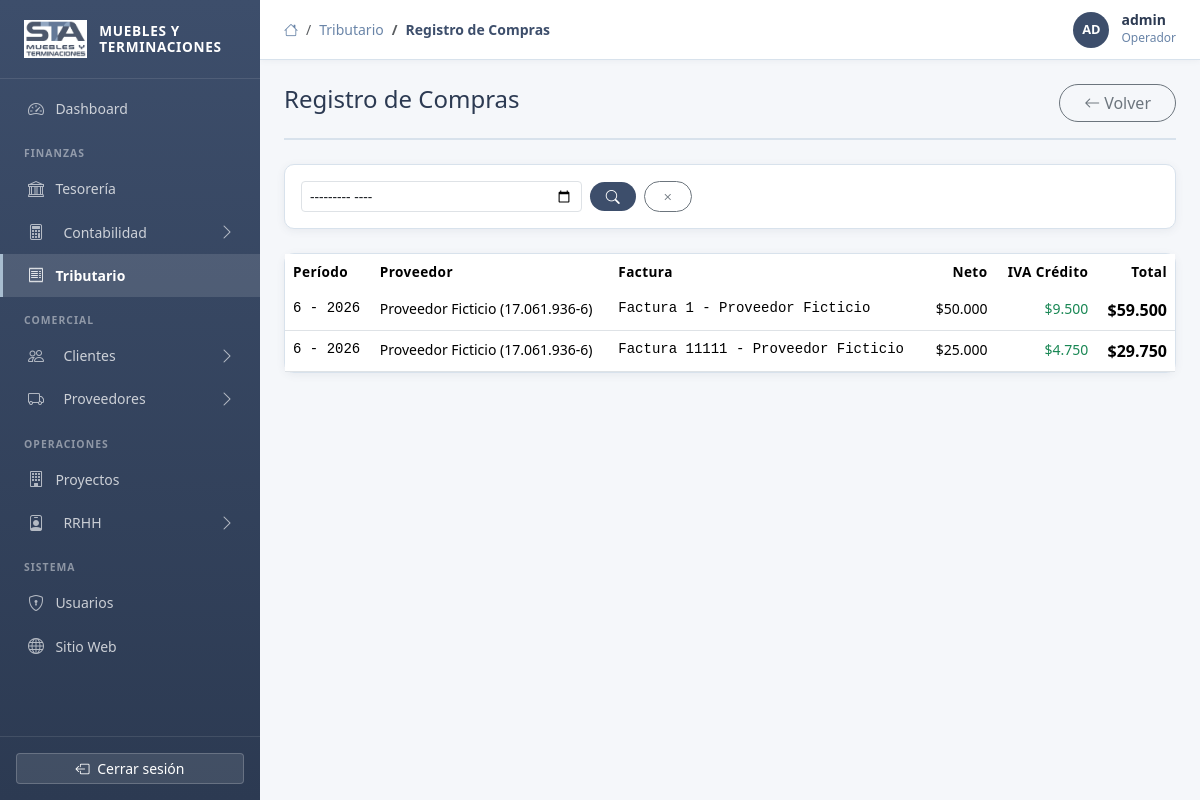
Before: /gestion/tributario/compras/ (signed in) with the older database file.
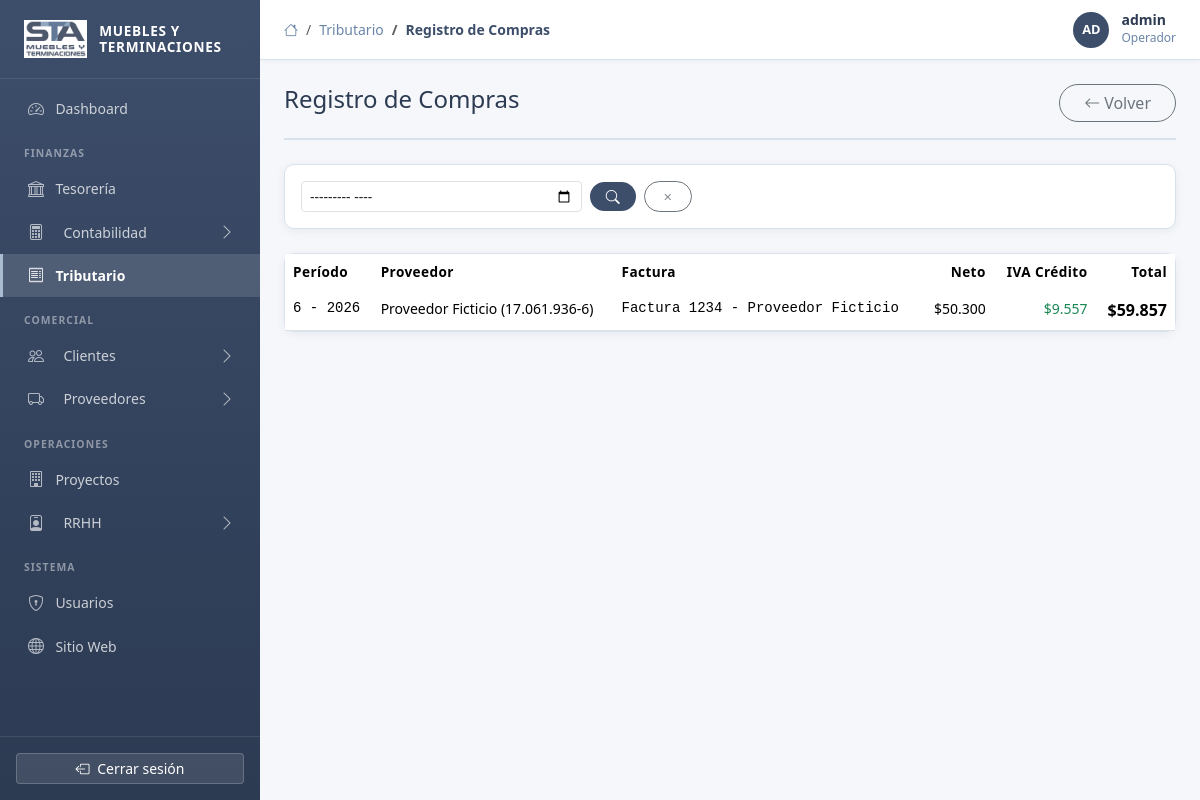
After: the same page with the newer database file.
### apps/tributario/models.py (models this page shows, shortened)
class RegistroCompra(TimeStampedModel):
    proveedor = models.ForeignKey(
        'proveedores.Proveedor', on_delete=models.PROTECT,
        verbose_name='Proveedor'
    )
    factura = models.ForeignKey(
        'proveedores.FacturaRecibida', on_delete=models.CASCADE,
        verbose_name='Factura'
    )
    periodo_mes = models.PositiveSmallIntegerField(verbose_name='Mes')
    periodo_anio = models.PositiveSmallIntegerField(verbose_name='Año')
    neto = models.DecimalField(max_digits=15, decimal_places=2, verbose_name='Neto')
    iva_credito = models.DecimalField(max_digits=15, decimal_places=2, verbose_name='IVA Crédito Fiscal')
    total = models.DecimalField(max_digits=15, decimal_places=2, verbose_name='Total')
    class Meta:
        verbose_name = 'Registro de Compra'
        verbose_name_plural = 'Registro de Compras'
        ordering = ['-periodo_anio', '-periodo_mes']

### apps/proveedores/models.py (models this page shows, shortened)
class Proveedor(TimeStampedModel):
    rut = models.CharField(
        max_length=15, unique=True, validators=[validar_rut],
        verbose_name='RUT', help_text='Formato: XX.XXX.XXX-X'
    )
    razon_social = models.CharField(max_length=200, verbose_name='Razón Social')
    giro = models.CharField(max_length=200, blank=True, verbose_name='Giro')
    direccion = models.CharField(max_length=300, blank=True, verbose_name='Dirección')
    comuna = models.CharField(max_length=100, blank=True, verbose_name='Comuna')
    ciudad = models.CharField(max_length=100, blank=True, verbose_name='Ciudad')
    telefono = models.CharField(max_length=20, blank=True, verbose_name='Teléfono')
    email = models.EmailField(blank=True, verbose_name='Email')
    contacto = models.CharField(max_length=100, blank=True, verbose_name='Nombre contacto')
    banco = models.ForeignKey(Banco, null=True, blank=True, on_delete=models.SET_NULL, verbose_name='Banco')
    tipo_cuenta = models.CharField(max_length=50, choices=TIPO_CHOICES, blank=True, verbose_name='Tipo de cuenta')
    numero_cuenta = models.CharField(max_length=30, blank=True, verbose_name='N° Cuenta bancaria')
    activo = models.BooleanField(default=True, verbose_name='Activo')
    notas = models.TextField(blank=True, verbose_name='Notas')
    class Meta:
        verbose_name = 'Proveedor'
        verbose_name_plural = 'Proveedores'
        ordering = ['razon_social']
    def __str__(self):
        return f'{self.razon_social} ({self.rut})'

class FacturaRecibida(TimeStampedModel):
    ESTADO_CHOICES = [
        ('pendiente', 'Pendiente'),
        ('pagada', 'Pagada'),
        ('vencida', 'Vencida'),
        ('anulada', 'Anulada'),
    ]
    numero = models.CharField(max_length=20, verbose_name='N° Factura')
    fecha_emision = models.DateField(verbose_name='Fecha de Emisión')
    fecha_vencimiento = models.DateField(null=True, blank=True, verbose_name='Fecha Vencimiento')
    proveedor = models.ForeignKey(
        Proveedor, on_delete=models.PROTECT,
        related_name='facturas', verbose_name='Proveedor'
    )
    proyecto = models.ForeignKey(
        'proyectos.Proyecto', null=True, blank=True,
        on_delete=models.SET_NULL, verbose_name='Proyecto'
    )
    pago_por_trabajador = models.ForeignKey(
        'rrhh.Trabajador', null=True, blank=True,
        on_delete=models.SET_NULL, related_name='facturas_pagadas',
        verbose_name='Pagada por trabajador'
    )
    neto = models.DecimalField(max_digits=15, decimal_places=2, verbose_name='Monto Neto Afecto')
    exento = models.DecimalField(max_digits=15, decimal_places=2, default=0, verbose_name='Monto Exento')
    iva = models.DecimalField(max_digits=15, decimal_places=2, verbose_name='IVA (19%)')
    total = models.DecimalField(max_digits=15, decimal_places=2, verbose_name='Total')
    estado = models.CharField(max_length=15, choices=ESTADO_CHOICES, default='pendiente', verbose_name='Estado')
    observaciones = models.TextField(blank=True, verbose_name='Observaciones')
    class Meta:
        verbose_name = 'Factura Recibida'
        verbose_name_plural = 'Facturas Recibidas'
        ordering = ['-fecha_emision']
        unique_together = ('proveedor', 'numero')
    def __str__(self):
        if self.pago_por_trabajador:
            return f'Factura {self.numero} - Reembolso {self.pago_por_trabajador.nombre_completo}'
        return f'Factura {self.numero} - {self.proveedor.razon_social}'

### apps/tributario/views.py (the view)
# urls.py: path('compras/', views.RegistroCompraListView.as_view(), name='compra_list'),
class RegistroCompraListView(GestionMixin, ListView):
    model = RegistroCompra
    template_name = 'admin/tributario/compra_list.html'
    context_object_name = 'registros'
    paginate_by = 30
    def get_queryset(self):
        qs = RegistroCompra.objects.select_related('proveedor', 'factura')
        mes = self.request.GET.get('mes')
        anio = self.request.GET.get('anio')
        if mes:
            qs = qs.filter(periodo_mes=mes)
        if anio:
            qs = qs.filter(periodo_anio=anio)
        return qs.order_by('-periodo_anio', '-periodo_mes')
    def get_context_data(self, **kwargs):
        ctx = super().get_context_data(**kwargs)
        ctx['titulo'] = 'Registro de Compras'
        totales = self.get_queryset().aggregate(
            total_neto=Sum('neto'), total_iva=Sum('iva_credito'), total=Sum('total')
        )
        ctx.update(totales)
        return ctx

### apps/accounts/models.py (called while the page is built)
    @property
    def nombre_display(self):
        return self.get_full_name() or self.username

### apps/core/context_processors.py (called while the page is built)
def logo_exists(request):
    logo_path = Path(settings.BASE_DIR) / 'static' / 'img' / 'logo.png'
    return {'logo_exists': logo_path.exists()}

### apps/core/templatetags/custom_tags.py (called while the page is built)
@register.filter
def moneda_chilena(value):
    try:
        return "${:,.0f}".format(float(value)).replace(",", ".")
    except:
        return value

### templates/admin/tributario/compra_list.html (shortened to what this page needs)
{% extends 'base_admin.html' %}
{% load custom_tags %}
{% block breadcrumb %}
  <li class="breadcrumb-item"><a href="{% url 'tributario:resumen' %}">Tributario</a></li>
  <li class="breadcrumb-item active">Registro de Compras</li>
{% endblock %}
{% block content %}
<div class="page-header">
  <h4 class="page-title">Registro de Compras</h4>
  <a href="{% url 'tributario:resumen' %}" class="btn btn-outline-secondary rounded-pill px-4">
    <i class="bi bi-arrow-left me-1"></i>Volver
  </a>
</div>
<div class="card-sta p-3 mb-4">
  <form method="get" class="row g-2 align-items-end">
    <div class="col-sm-4">
      <input type="month" name="periodo" class="form-control form-control-sm" value="{{ request.GET.periodo }}">
    </div>
    <div class="col-auto">
      <button type="submit" class="btn btn-sta btn-sm rounded-pill px-3"><i class="bi bi-search"></i></button>
      <a href="{% url 'tributario:compra_list' %}" class="btn btn-outline-secondary btn-sm rounded-pill px-3 ms-1"><i class="bi bi-x"></i></a>
    </div>
  </form>
</div>
<div class="card-sta p-0">
  <div class="table-responsive">
    <table class="table table-sta mb-0">
      <thead>
        <tr>
          <th>Período</th><th>Proveedor</th><th>Factura</th>
          <th class="text-end">Neto</th><th class="text-end">IVA Crédito</th><th class="text-end">Total</th>
        </tr>
      </thead>
      <tbody>
        {% for rc in registros %}
        <tr>
          <td class="font-monospace small">{{ rc.periodo_mes }} - {{ rc.periodo_anio }}</td>
          <td class="small">{{ rc.proveedor|default:"—" }}</td>
          <td class="font-monospace small">{{ rc.factura|default:"—" }}</td>
          <td class="text-end small">{{ rc.neto|moneda_chilena }}</td>
          <td class="text-end small text-success">{{ rc.iva_credito|moneda_chilena }}</td>
          <td class="text-end fw-600">{{ rc.total|moneda_chilena }}</td>
        </tr>
        {% empty %}
        <tr><td colspan="6" class="text-center text-muted py-4">No hay registros de compras.</td></tr>
        {% endfor %}
      </tbody>
    </table>
  </div>
</div>
{% endblock %}

Changed rows visible on the page:
removed RegistroCompra: periodo_mes "6", periodo_anio "2026", proveedor "Proveedor Ficticio (17.061.936-6)", factura "Factura 1 - Proveedor Ficticio", neto|moneda_chilena "$50.000", iva_credito|moneda_chilena "$9.500", total|moneda_chilena "$59.500"
removed RegistroCompra: periodo_mes "6", periodo_anio "2026", proveedor "Proveedor Ficticio (17.061.936-6)", factura "Factura 11111 - Proveedor Ficticio", neto|moneda_chilena "$25.000", iva_credito|moneda_chilena "$4.750", total|moneda_chilena "$29.750"
added RegistroCompra: periodo_mes "6", periodo_anio "2026", proveedor "Proveedor Ficticio (17.061.936-6)", factura "Factura 1234 - Proveedor Ficticio", neto|moneda_chilena "$50.300", iva_credito|moneda_chilena "$9.557", total|moneda_chilena "$59.857"
